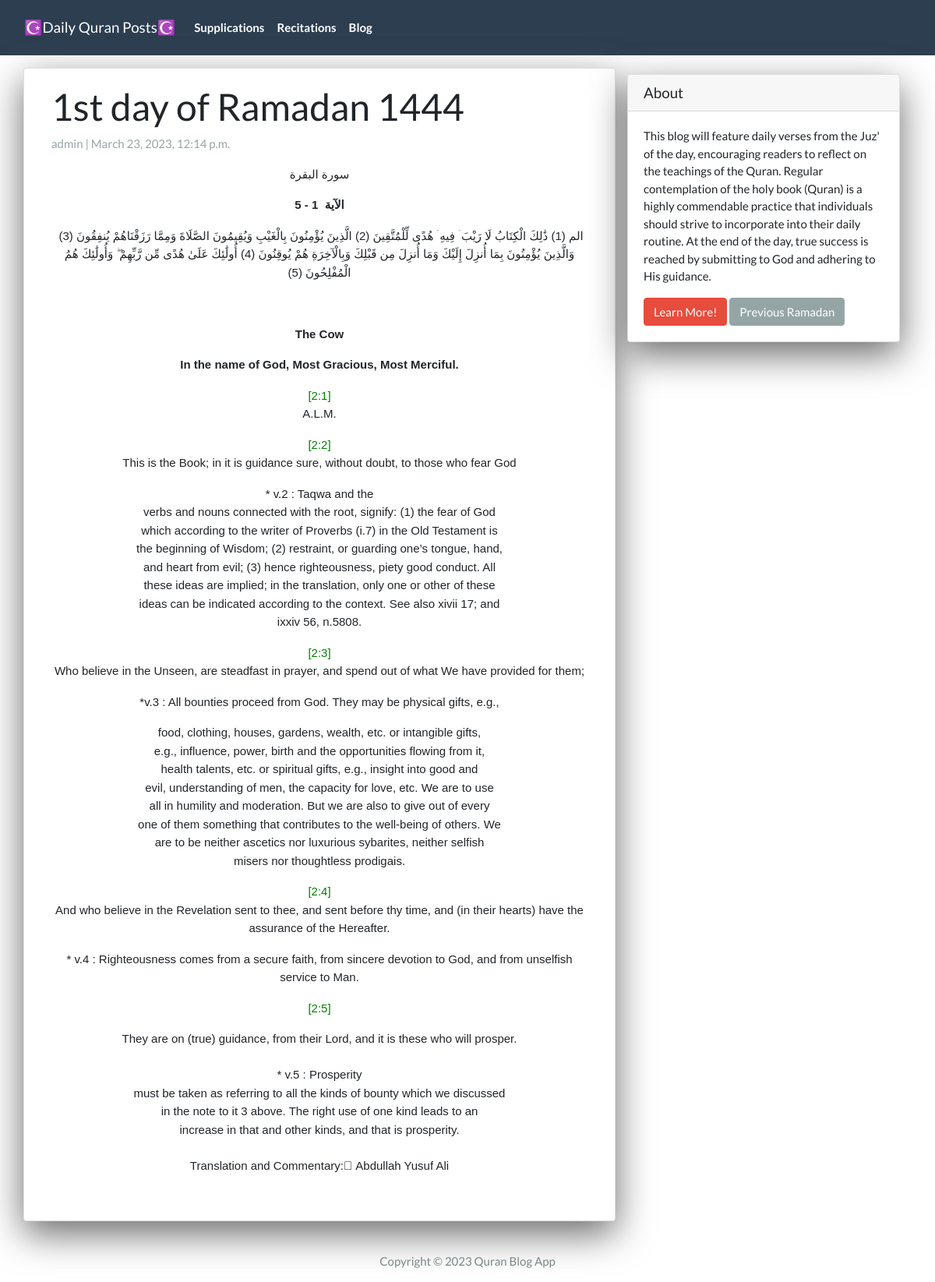
Page /1stday/ on the committed database.
### App/models.py (models this page shows, shortened)
class Post(models.Model):
  title =  models.CharField(max_length=200, unique=True)
  slug =   models.SlugField(max_length=200, unique=True)
  author = models.ForeignKey(User, on_delete=models.CASCADE, related_name='blog_posts')
  created_on = models.DateTimeField(auto_now_add=True)
  updated_on = models.DateTimeField(auto_now=True)
  summary = RichTextField(blank=True, null=True)
  content = RichTextField(blank=True, null=True)
  video_link = EmbedVideoField(blank=True, null=True)
  status = models.IntegerField(choices=STATUS, default=0)
  class Meta:
    ordering = ['-created_on']

### App/views.py (the view)
# urls.py: path('<slug:slug>/',    PostView.as_view(),           name="post_detail"),
class PostView(DetailView):
  model = Post
  template_name = 'post_detail.html'

### App/templates/post_detail.html (shortened to what this page needs)
{% extends 'base.html' %}
{% load embed_video_tags %}
{% block content %}
<div class="container">
  <div class="row">
    <div class="col-md-8 card mb-4  mt-3 left  top">
      <div class="card-body">
        <h1>{% block title %} {{ post.title }} {% endblock title %}</h1>
        <p class=" text-muted">{{ post.author }} | {{ post.created_on }}</p>
        <p class="card-text ">{{ post.content | safe }}</p>
        <br>
      </div>
    </div>
    {% block sidebar %} {% include 'sidebar.html' %} {% endblock sidebar %}
  </div>
</div>
{% endblock content %}

### App/templates/sidebar.html (style rules this page uses)
.card { box-shadow: 0 16px 48px #6a6a6b; }

### rows in the picture
Post: title "1st day of Ramadan 1444", author "admin", created_on "March 23, 2023, 12:14 p.m.", content "سورة البقرة 5 - 1 الآية الم (1) ذَٰلِكَ الْكِتَابُ لَا رَيْبَ ۛ فِيهِ ۛ هُدًى لِّلْمُتَّقِينَ (2) الَّذِينَ يُؤْمِنُونَ بِالْغَيْبِ وَيُقِيمُونَ الصَّلَاةَ وَمِمَّا رَزَقْنَاهُمْ يُنفِقُونَ (3) وَالَّذِينَ يُؤْمِنُونَ بِمَا أُنزِلَ إِلَيْكَ وَمَا أُنزِلَ مِن قَبْلِكَ وَبِالْآخِرَةِ هُمْ يُوقِنُونَ (4) أُولَٰئِكَ عَلَىٰ هُدًى مِّن رَّبِّهِمْ ۖ وَأُولَٰئِكَ هُمُ الْمُفْلِحُونَ (5) The Cow In the name of God, Most Gracious, Most Merciful. [2:1] A.L.M. [2:2] This is the Book; in it is guidance sure, without doubt, to those who fear God * v.2 : Taqwa and the verbs and nouns connected with the root, signify: (1) the fear of God which according to the writer of Proverbs (i.7) in the Old Testament…"
